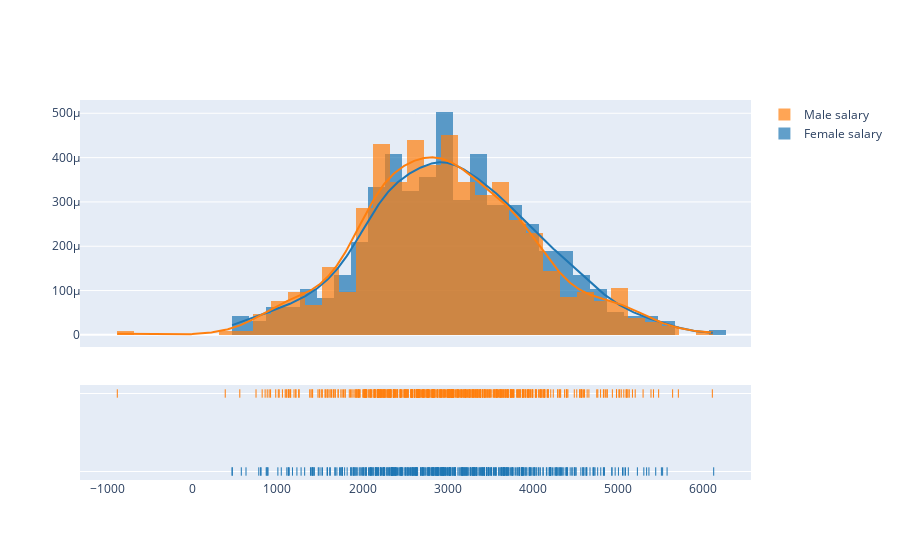

Source (notebook cell):
### Markdown cell above
## Distribution plot of two datasets

### Code cell
hist_data = [female.Salary.values.tolist(), male.Salary.values.tolist()]
group_labels = ["Female salary", "Male salary"]

fig = ff.create_distplot(hist_data, group_labels,
                        bin_size = [200, 200])

# iplot(fig)
pio.show(fig)

### Figure 1 — Plotly figure (JSON) as saved in the notebook; plotly's stock layout.template omitted (floating-point values rounded to 4 significant figures; data arrays with more than 128 entries replaced by an {"elided": "..."} marker saying what was removed)
{"data": [{"histnorm": "probability density", "legendgroup": "Female salary", "marker": {"color": "rgb(31, 119, 180)"}, "name": "Female salary", "opacity": 0.7, "type": "histogram", "x": {"elided": "478 float values"}, "xaxis": "x", "xbins": {"end": 6126.0, "size": 200, "start": 468.1}, "yaxis": "y"}, {"histnorm": "probability density", "legendgroup": "Male salary", "marker": {"color": "rgb(255, 127, 14)"}, "name": "Male salary", "opacity": 0.7, "type": "histogram", "x": {"elided": "522 float values"}, "xaxis": "x", "xbins": {"end": 6110.0, "size": 200, "start": -880.9}, "yaxis": "y"}, {"legendgroup": "Female salary", "marker": {"color": "rgb(31, 119, 180)"}, "mode": "lines", "name": "Female salary", "showlegend": false, "type": "scatter", "x": {"elided": "500 float values"}, "xaxis": "x", "y": {"elided": "500 float values"}, "yaxis": "y"}, {"legendgroup": "Male salary", "marker": {"color": "rgb(255, 127, 14)"}, "mode": "lines", "name": "Male salary", "showlegend": false, "type": "scatter", "x": {"elided": "500 float values"}, "xaxis": "x", "y": {"elided": "500 float values"}, "yaxis": "y"}, {"legendgroup": "Female salary", "marker": {"color": "rgb(31, 119, 180)", "symbol": "line-ns-open"}, "mode": "markers", "name": "Female salary", "showlegend": false, "type": "scatter", "x": {"elided": "478 float values"}, "xaxis": "x", "y": {"elided": "478 str values"}, "yaxis": "y2"}, {"legendgroup": "Male salary", "marker": {"color": "rgb(255, 127, 14)", "symbol": "line-ns-open"}, "mode": "markers", "name": "Male salary", "showlegend": false, "type": "scatter", "x": {"elided": "522 float values"}, "xaxis": "x", "y": {"elided": "522 str values"}, "yaxis": "y2"}], "layout": {"autosize": true, "barmode": "overlay", "hovermode": "closest", "legend": {"traceorder": "reversed"}, "xaxis": {"anchor": "y2", "autorange": true, "domain": [0, 1], "range": [-1295.0, 6540.0], "type": "linear", "zeroline": false}, "yaxis": {"anchor": "free", "autorange": true, "domain": [0.35, 1], "position": 0, "range": [-2.736e-05, 0.00053], "type": "linear"}, "yaxis2": {"anchor": "x", "autorange": true, "domain": [0, 0.25], "dtick": 1, "range": [-0.1338, 1.134], "showticklabels": false, "type": "category"}}}
